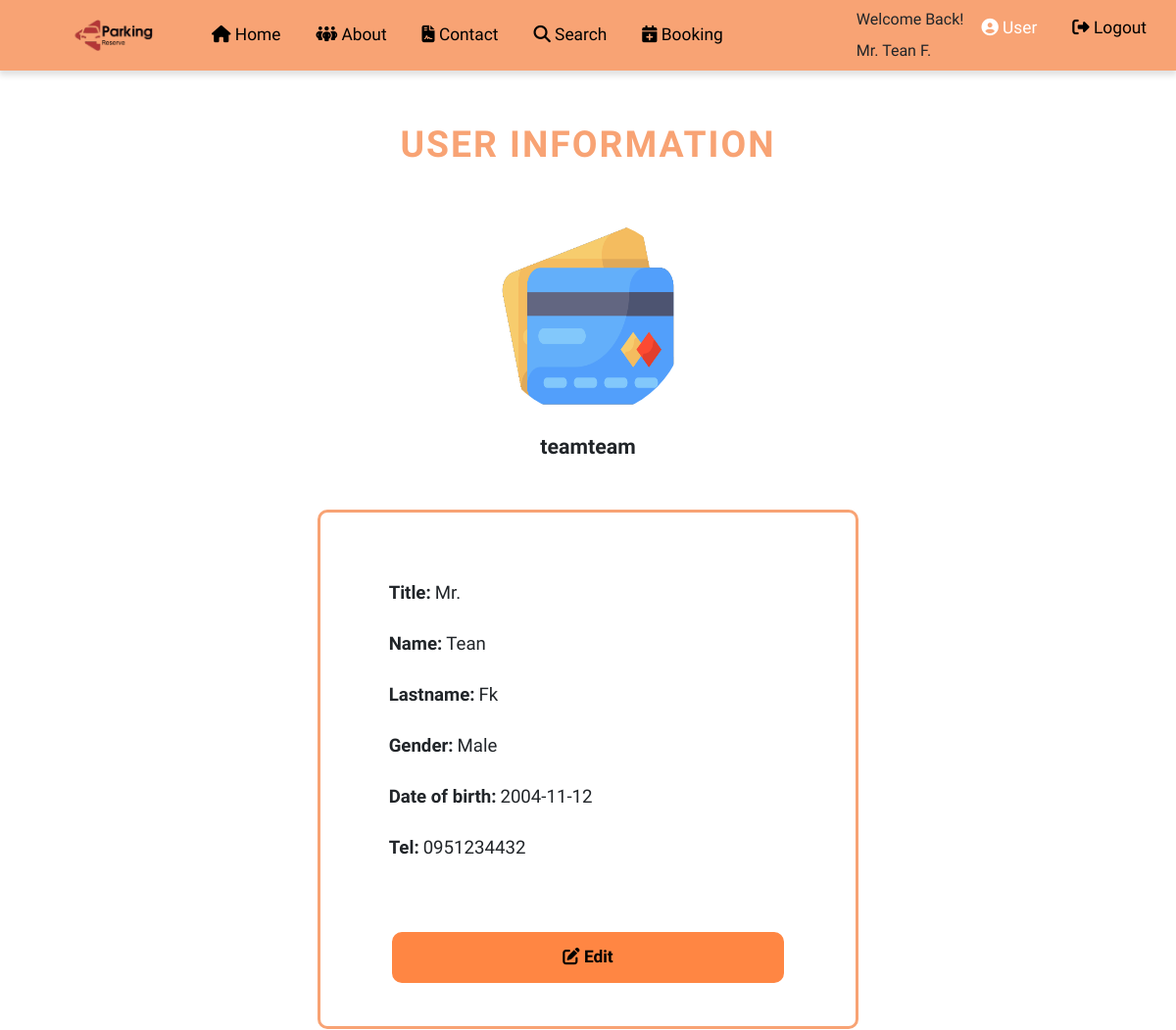
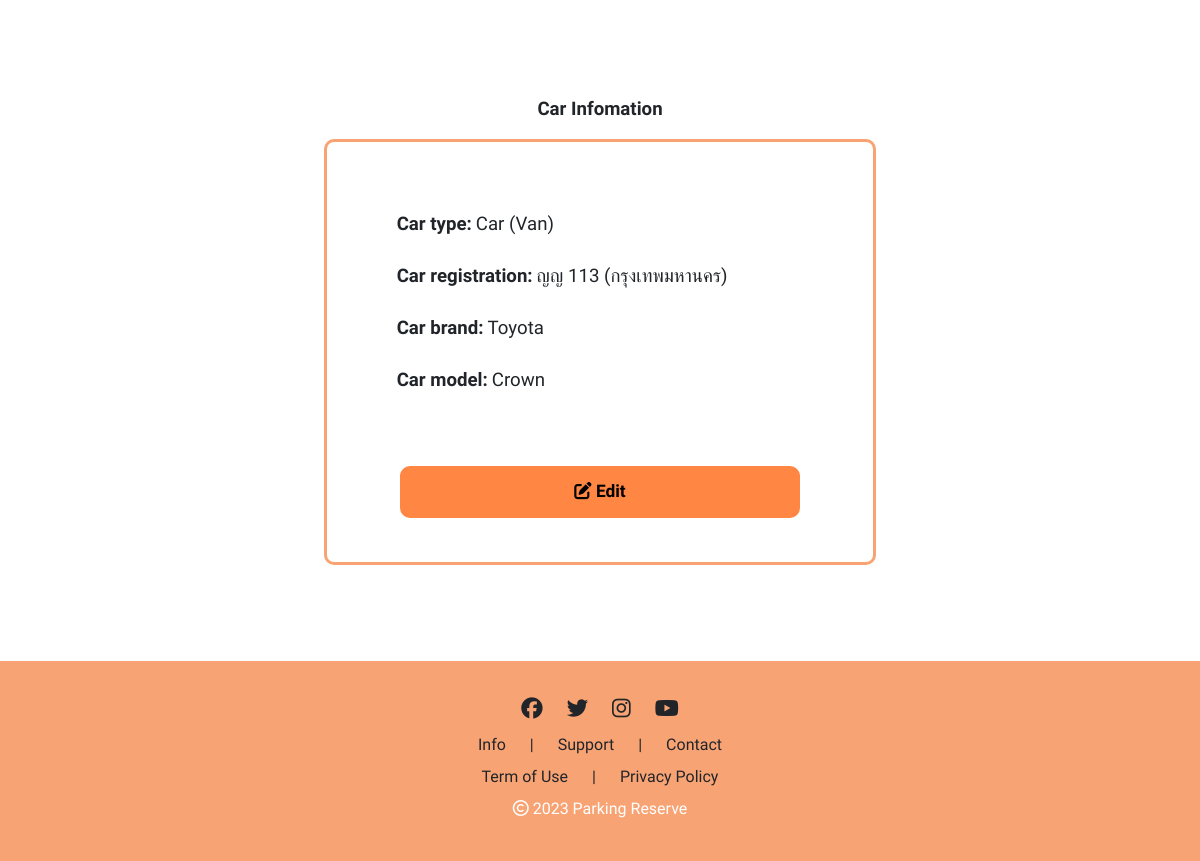
The app's page /edit_user.php (signed in) with its own data (2 pictures, top to bottom).
### tables this page shows
CREATE TABLE `user_form` (
  `id` int(100) NOT NULL,
  `username` varchar(100) NOT NULL,
  `email` varchar(100) NOT NULL,
  `password` varchar(100) NOT NULL,
  `title` varchar(10) NOT NULL,
  `fname` varchar(100) NOT NULL,
  `lname` varchar(100) NOT NULL,
  `gender` varchar(10) NOT NULL,
  `image` varchar(100) NOT NULL,
  `role` varchar(20) DEFAULT 'user',
  `phone` varchar(10) NOT NULL,
  `date_of_birth` date DEFAULT NULL
);

CREATE TABLE `cars` (
  `id` int(11) NOT NULL,
  `car_type` varchar(50) NOT NULL,
  `car_registration` varchar(50) NOT NULL,
  `car_brand` varchar(50) NOT NULL,
  `car_model` varchar(50) NOT NULL,
  `user_id` int(11) DEFAULT NULL
);

### edit_user.php (the view, shortened to what this page needs)
<?php
include 'config.php';
$title = $fname = $lname = '';
if (isset($_SESSION['user_id'])) {
    $user_id = $_SESSION['user_id'];
    $query = "SELECT title, fname, lname, username, gender,phone,date_of_birth FROM user_form WHERE id = ?";
    if ($stmt = mysqli_prepare($conn, $query)) {
        mysqli_stmt_bind_param($stmt, "i", $user_id);
        mysqli_stmt_execute($stmt);
        $result = mysqli_stmt_get_result($stmt);
        if ($row = mysqli_fetch_assoc($result)) {
            $fname = $row['fname'];
            $lname = $row['lname'];
            $title = $row['title'];
            $username = $row['username'];
            $gender = $row['gender'];
            $phone = $row['phone'];
            $dob = $row['date_of_birth'];
        }
    }
    $car_query = "SELECT car_type, car_registration, car_brand, car_model FROM cars WHERE user_id = ?";
    if ($car_stmt = mysqli_prepare($conn, $car_query)) {
        mysqli_stmt_bind_param($car_stmt, "i", $user_id);
        mysqli_stmt_execute($car_stmt);
        $car_result = mysqli_stmt_get_result($car_stmt);
        if ($car_row = mysqli_fetch_assoc($car_result)) {
            $car_type = $car_row['car_type'];
            $car_registration = $car_row['car_registration'];
            $car_brand = $car_row['car_brand'];
            $car_model = $car_row['car_model'];
        }
    }
}
?>
<!DOCTYPE html>
<html lang="en">
<head>
    <link rel="stylesheet" href="https://cdnjs.cloudflare.com/ajax/libs/font-awesome/6.4.2/css/all.min.css">
    <link rel="stylesheet" href="https://cdnjs.cloudflare.com/ajax/libs/bootstrap/5.3.2/css/bootstrap.min.css">
    <link rel="stylesheet" href="CSS/edit_user.css">
    <link rel="stylesheet" href="https://cdn.jsdelivr.net/npm/swiper@11/swiper-bundle.min.css" />
</head>
<body>
    <nav class="navbar navbar-expand-lg bg-body-tertiary">
        <div class="container-fluid">
            <img src="img/logo-transparent.png" class="navbar-brand img-logo">
            <div class="collapse navbar-collapse" id="navbarSupportedContent">
                <ul class="navbar-nav me-auto mb-2 mb-lg-0">
                    <li class="nav-item">
                        <a class="nav-link" aria-current="page" href="homepage.php"><i class="fa-solid fa-house"></i> Home</a>
                    </li>
                    <li class="nav-item">
                        <a class="nav-link" href="aboutpage.php"><i class="fa-solid fa-people-group"></i> About</a>
                    </li>
                    <li class="nav-item">
                        <a class="nav-link" href="contactpage.php"><i class="fa-solid fa-file-contract"></i> Contact</a>
                    </li>
                    <li class="nav-item">
                        <a class="nav-link " href="searchpage.php" active><i class="fa-solid fa-magnifying-glass"></i> Search</a>
                    </li>
                    <li class="nav-item">
                        <a class="nav-link" href="bookingpage.php"><i class="fa-solid fa-calendar-plus"></i> Booking</a>
                        <?php if (isset($_SESSION['user_id'])) : ?>
                    </li>
                <?php endif; ?>
                </ul>
                <div class="d-flex justify-content-center">
                    <ul class="navbar-nav me-auto mb-2 mb-lg-0">
                        <?php if (isset($_SESSION['user_id'])) : ?>
                            <div>
                                <?php if (!isset($_SESSION['welcome_back'])) {
                                    echo "<label>Welcome Back!</label>";
                                }
                                ?>
                                <div class="mt-2">
                                    <?php echo htmlspecialchars($title); ?>
                                    <?php echo htmlspecialchars($fname); ?>
                                    <?php if (!empty($lname)) : ?>
                                        <?php echo substr($lname, 0, 1) . '.'; ?>
                                </div>
                            <?php endif; ?>
                            </div>
                            <li class="nav-item">
                                <a class="nav-link active" href="edit_userphp"><i class="fa-solid fa-circle-user"></i> User</a>
                            </li>
                            <li class="nav-item">
                                <a class="nav-link" href="logout.php"><i class="fa-solid fa-right-from-bracket"></i> Logout</a>
                            </li>
                        <?php endif; ?>
                    </ul>
                </div>
            </div>
        </div>
    </nav>
    <div class="container-fluid">
        <div class="title mt-5 text-center">
            USER INFORMATION
        </div>
        <div class="content mt-5 mb-5 pb-5">
            <div class=" mt-5 d-flex justify-content-center align-items-center">
                <?php
                $select = mysqli_query($conn, "SELECT * FROM `user_form` WHERE id = '$user_id'") or die('query failed');
                if (mysqli_num_rows($select) > 0) {
                    $fetch = mysqli_fetch_assoc($select);
                }
                if ($fetch['image'] == '') {
                    echo '<img class="img-cicle" src="img/default-avatar.png">';
                } else {
                    echo '<img class="img-cicle" src="uploaded_img/' . $fetch['image'] . '">';
                }
                ?>
            </div>
            <div class=" mt-3 d-flex justify-content-center align-items-center">
                <div class="text-username mb-5"><?php echo htmlspecialchars($username); ?></div>
            </div>
            <div class="box-info-user ">
                <div>
                    <div class="mt-5"><span class="text-topic">Title:</span>
                        <span class="text-content"><?php echo htmlspecialchars($title); ?></span>
                    </div>
                    <div class="mt-4"><span class="text-topic">Name:</span>
                        <span class="text-content"><?php echo htmlspecialchars($fname); ?></span>
                    </div>
                    <div class="mt-4"><span class="text-topic">Lastname:</span>
                        <span class="text-content"><?php echo htmlspecialchars($lname); ?></span>
                    </div>
                    <div class="mt-4"><span class="text-topic">Gender:</span>
                        <span class="text-content"><?php echo htmlspecialchars($gender); ?></span>
                    </div>
                    <div class="mt-4"><span class="text-topic">Date of birth:</span>
                        <span class="text-content"><?php echo htmlspecialchars($dob); ?></span>
                    </div>
                    <div class="mt-4 mb-5"><span class="text-topic">Tel:</span>
                        <span class="text-content"><?php echo htmlspecialchars($phone); ?></span>
                    </div>
                </div>
                <a href="edit_user2.php">
                    <div class="d-flex justify-content-center align-items-center">
                        <button type="sumbit" class="btn-edit mt-4 mb-4"><i class="fa-solid fa-pen-to-square"></i> Edit</button>
                    </div>
                </a>
            </div>
            <div class="text-topic mt-5 pt-5 d-flex justify-content-center align-items-center mb-3">Car Infomation</div>
            <div class="box-info-user ">
                <div>
                    <div class="mt-5"><span class="text-topic">Car type:</span>
                        <span class="text-content"><?php echo htmlspecialchars($car_type); ?></span>
                    </div>
                    <div class="mt-4"><span class="text-topic">Car registration:</span>
                        <span class="text-content"><?php echo htmlspecialchars($car_registration); ?></span>
                    </div>
                    <div class="mt-4"><span class="text-topic">Car brand:</span>
                        <span class="text-content"><?php echo htmlspecialchars($car_brand); ?></span>
                    </div>
                    <div class="mt-4 mb-5"><span class="text-topic">Car model:</span>
                        <span class="text-content"><?php echo htmlspecialchars($car_model); ?></span>
                    </div>
                </div>
                <a href="edit_user3.php">
                    <div class="d-flex justify-content-center align-items-center">
                        <button type="sumbit" class="btn-edit mt-4 mb-4"><i class="fa-solid fa-pen-to-square"></i> Edit</button>
                    </div>
                </a>
            </div>
        </div>
    </div>
</body>
<footer>
    <div class="p-0 m-0 footer">
        <div class="footer-content ">
            <div class="row d-flex justify-content-center align-items-center icon-footer">
                <div class="col-auto"><i class="fa-brands fa-facebook"></i></div>
                <div class="col-auto"><i class="fa-brands fa-twitter"></i></div>
                <div class="col-auto"><i class="fa-brands fa-instagram"></i></div>
                <div class="col-auto"><i class="fa-brands fa-youtube"></i></div>
            </div>
            <div class="row d-flex justify-content-center align-items-center text-footer mt-2">
                <div class="col-auto">Info
                </div>
                <div class="col-auto">|</div>
                <div class="col-auto">Support</div>
                <div class="col-auto">|</div>
                <div class="col-auto">Contact</div>
            </div>
            <div class="row d-flex justify-content-center align-items-center text-footer mt-2">
                <div class="col-auto">Term of Use
                </div>
                <div class="col-auto">|</div>
                <div class="col-auto">Privacy Policy</div>
            </div>
            <div class="row d-flex justify-content-center align-items-center text-footer mt-2">
                <div class="col-auto" style="color: white;"><i class="fa-regular fa-copyright"></i>
                    2023 Parking Reserve
                </div>
            </div>
        </div>
    </div>
</footer>
</html>

### CSS/edit_user.css (style rules this page uses)
html, body { font-family: 'Prompt', sans-serif !important; }
body { min-height: 100vh; }
.navbar { background-color: #F8A374 !important; box-shadow: 0px 4px 6px 1px rgba(0, 0, 0, 0.12); }
.nav-link { color: black !important; font-weight: 500 !important; margin-left: 10px; margin-right: 10px; font-size: 13pt; }
.navbar-nav .nav-link.active { color: white !important; }
.navbar-brand { margin-left: 50px; }
.title { text-transform: uppercase; font-size: 28pt; color: #F8A374 !important; font-weight: 600 !important; letter-spacing: 2px; }
.footer { position: relative; height: 200px; background-color: #F8A374 !important; margin: 0; padding: 0; }
.footer-content { padding-top: 2rem; padding-bottom: 2rem; }
.icon-footer { font-size: 16pt; }
.text-footer { font-size: 12pt; }
.content { margin-left: 3%; margin-right: 3%; margin-top: 2.5rem !important; min-height: 55vh; }
.img-logo { width: 120px; }
.text-username { font-size: 16pt; font-weight: bold; }
.text-topic { font-size: 14pt; font-weight: bold; }
.text-content { font-size: 14pt; }
.img-cicle { border-radius: 50%; width: 200px; height: 200px; }
.box-info-user { width: 50%; border-radius: 10px; border: 3px solid #F8A374; padding: 20px; margin-left: auto; margin-right: auto; padding-left: 70px; padding-right: 70px; }
a { text-decoration: none; }

### records on screen
user_form: title "Mr.", fname "Tean", lname "F", image (picture), username "teamteam", lname "Fk", gender "Male", date_of_birth "2004-11-12", phone "0951234432"
cars: car_type "Car (Van)", car_registration "ญญ 113 (กรุงเทพมหานคร)", car_brand "Toyota", car_model "Crown"
